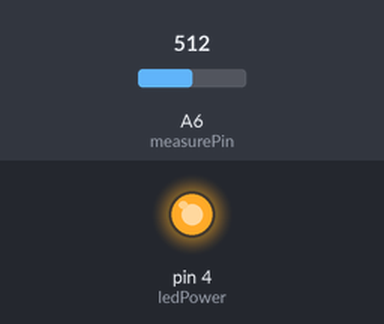
Bench run of a sketch on a simulated Arduino Nano, built with avr-gcc and run on an emulated ATmega328P. Parts: output pins drawn as LEDs (lit = HIGH). The test bench sets the inputs (shaded band); at power-on: A6 (measurePin) = 512. What the sketch prints to the serial monitor is not drawn.

Above: at 0.3 s.
Timing chart, 0 to 1.8 s (numbered marks = the images above):
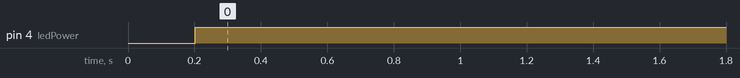

Measured:
- by itself, pin 4 (ledPower): LOW → HIGH at 0.20 s

The sketch:

optical_dust_sensor_coding.ino
```cpp
int measurePin = A6;
int ledPower = 4;

unsigned int samplingTime = 280;
unsigned int deltaTime = 40;
unsigned int sleepTime = 9680;
const int numaverage = 50; ///number of values for taking average
float dust[numaverage];
unsigned int count=0;
float initialdust=20;
float t0;// time of last reading
float timer=200;// time between each reading


float voMeasured = 0;
float calcVoltage = 0;
float dustDensity = 0;


float readdust(){
  digitalWrite(ledPower,LOW);
  delayMicroseconds(samplingTime);

  voMeasured = analogRead(measurePin);

  delayMicroseconds(deltaTime);
  digitalWrite(ledPower,HIGH);
  delayMicroseconds(sleepTime);

  calcVoltage = voMeasured*(5.0/1024);
  dustDensity = 170*calcVoltage-100;

  if ( dustDensity < 0)
  {
    dustDensity = 0.00;
  }

  return dustDensity;
}

float takeaverage(float input[]){

  float sum=0;
  for(int i = 0; i < int(numaverage) ; i++){
    sum+=input[i];
    //Serial.println(i);
    //Serial.println(input[i]);
  }
  return sum/numaverage;
}


void setup(){
  Serial.begin(9600);
  pinMode(ledPower,OUTPUT);
  for(int i=0;i<numaverage;i++){
    dust[i]=initialdust;
  }
  t0=millis();
}


void loop(){
  if(millis()-t0>timer){
    dust[count]=readdust();
    Serial.println(takeaverage(dust));


    ///// get index for the next reading
    if ((count>numaverage-2)){
      count =0;
    }else{
      count +=1;
    }
    t0=millis();
  }

}
```
